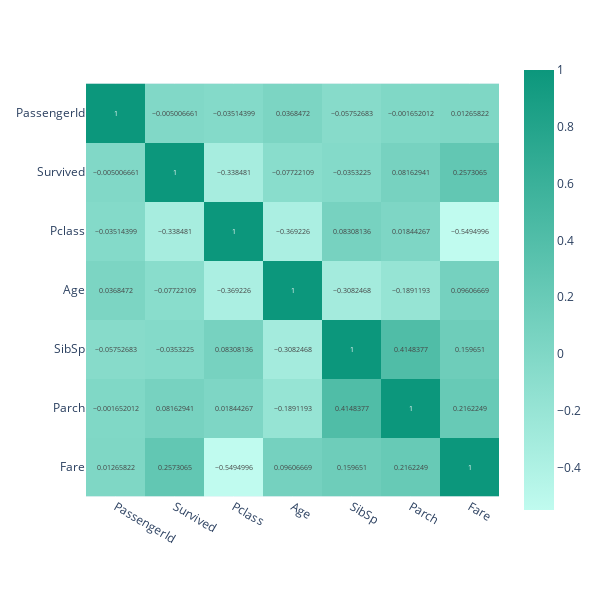

Here is the notebook cell this chart was saved with:
### Code cell
# Correlation
heatmap = px.imshow(
    train.corr(),
    text_auto=True,
    width=600, height=600,
    color_continuous_scale=['#C0FBEF', '#0C977C']
)
heatmap.show()

### Figure 1 — Plotly figure (JSON) as saved in the notebook; plotly's stock layout.template omitted (floating-point values rounded to 4 significant figures)
{"data": [{"coloraxis": "coloraxis", "hovertemplate": "x: %{x}<br>y: %{y}<br>color: %{z}<extra></extra>", "name": "0", "texttemplate": "%{z}", "type": "heatmap", "x": ["PassengerId", "Survived", "Pclass", "Age", "SibSp", "Parch", "Fare"], "xaxis": "x", "y": ["PassengerId", "Survived", "Pclass", "Age", "SibSp", "Parch", "Fare"], "yaxis": "y", "z": [[1, -0.005007, -0.03514, 0.03685, -0.05753, -0.001652, 0.01266], [-0.005007, 1, -0.3385, -0.07722, -0.03532, 0.08163, 0.2573], [-0.03514, -0.3385, 1, -0.3692, 0.08308, 0.01844, -0.5495], [0.03685, -0.07722, -0.3692, 1, -0.3082, -0.1891, 0.09607], [-0.05753, -0.03532, 0.08308, -0.3082, 1, 0.4148, 0.1597], [-0.001652, 0.08163, 0.01844, -0.1891, 0.4148, 1, 0.2162], [0.01266, 0.2573, -0.5495, 0.09607, 0.1597, 0.2162, 1]]}], "layout": {"coloraxis": {"colorscale": [[0, "#C0FBEF"], [1, "#0C977C"]]}, "height": 600, "margin": {"t": 60}, "width": 600, "xaxis": {"anchor": "y", "autorange": true, "constrain": "domain", "domain": [0, 1], "range": [-0.5, 6.5], "scaleanchor": "y", "type": "category"}, "yaxis": {"anchor": "x", "autorange": true, "constrain": "domain", "domain": [0.05109, 0.9489], "range": [6.5, -0.5], "type": "category"}}}
